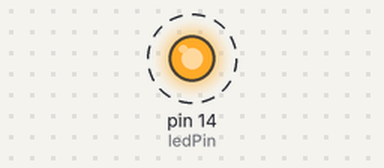
Bench run of a sketch on a simulated Arduino Uno, built with avr-gcc and run on an emulated ATmega328P. Shown: output pins drawn as LEDs (lit = HIGH). Dashed ring = blinking.

Above: at 0.5 s.
Timing chart, 0 to 4.6 s (numbered marks = the images above):
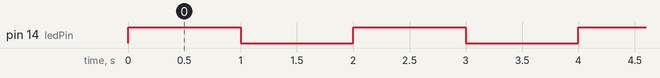

Measured:
- by itself, pin 14 (ledPin): alternates HIGH for 1.0 s and LOW for 1.0 s

The sketch:

LightTesting.ino
```cpp
int ledPin = 14;                 // LED connected to digital pin

void setup()
{
  pinMode(ledPin, OUTPUT);      // sets the digital pin as output
}

void loop()
{
  digitalWrite(ledPin, HIGH);   // sets the LED on
  delay(1000);                  // waits for a second
  digitalWrite(ledPin, LOW);    // sets the LED off
  delay(1000);                  // waits for a second
}
```
